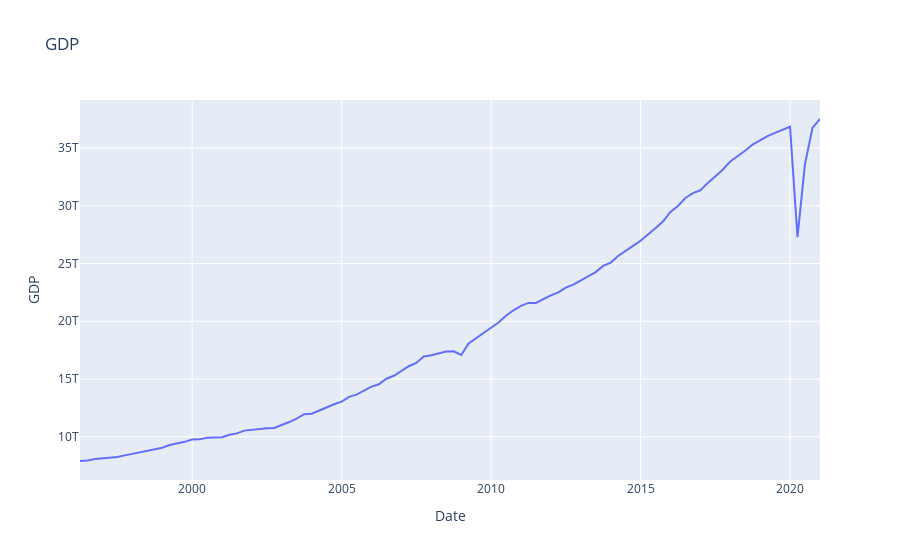

The cell this chart's notebook holds for it:
### Code cell
px.line(gdp,x = gdp.Date, y = gdp.GDP,title='GDP')
